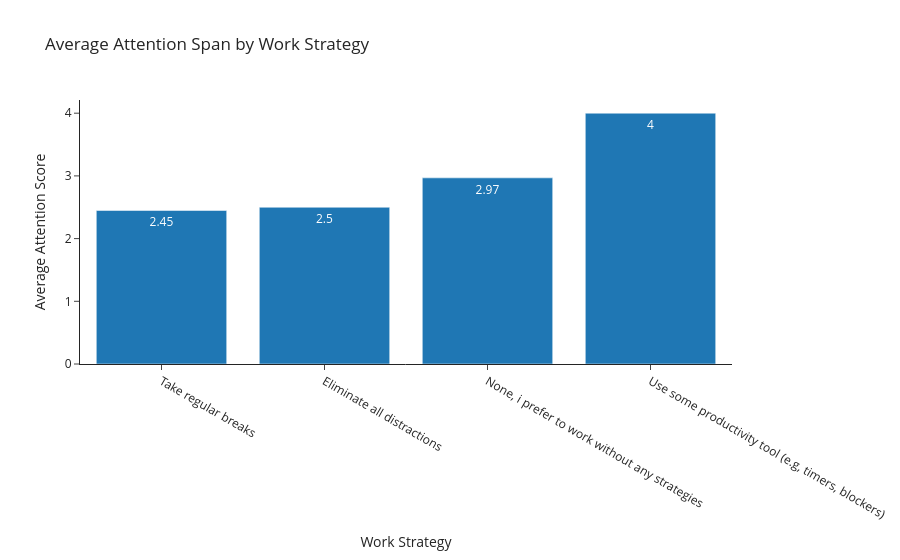

Here is the notebook cell this chart was saved with:
### Markdown cell above
### 5.11. Barplot: Work Strategy vs Attention Span

### Code cell
work_mean = (
    df.groupby("Work Strategy", as_index=False)["Attention_Score"]
    .mean()
    .sort_values("Attention_Score")
)

fig5 = px.bar(
    work_mean,
    x="Work Strategy",
    y="Attention_Score",
    text=work_mean["Attention_Score"].round(2),
    title="Average Attention Span by Work Strategy",
    color_discrete_sequence=["#1f77b4"]
)

fig5.update_layout(
    template="simple_white",
    xaxis_title="Work Strategy",
    yaxis_title="Average Attention Score"
)

fig5.show()
fig5.write_image("barplot_estrategia_atencion.png")

### Figure 1 — Plotly figure (JSON) as saved in the notebook; plotly's stock layout.template omitted (floating-point values rounded to 4 significant figures)
{"data": [{"hovertemplate": "Work Strategy=%{x}<br>Attention_Score=%{y}<br>text=%{text}<extra></extra>", "legendgroup": "", "marker": {"color": "#1f77b4", "pattern": {"shape": ""}}, "name": "", "orientation": "v", "showlegend": false, "text": [2.45, 2.5, 2.97, 4.0], "textposition": "auto", "type": "bar", "x": ["Take regular breaks", "Eliminate all distractions", "None, i prefer to work without any strategies", "Use some productivity tool (e.g, timers, blockers)"], "xaxis": "x", "y": [2.448, 2.5, 2.969, 4.0], "yaxis": "y"}], "layout": {"barmode": "relative", "legend": {"tracegroupgap": 0}, "title": {"text": "Average Attention Span by Work Strategy"}, "xaxis": {"anchor": "y", "domain": [0, 1], "title": {"text": "Work Strategy"}}, "yaxis": {"anchor": "x", "domain": [0, 1], "title": {"text": "Average Attention Score"}}}}
